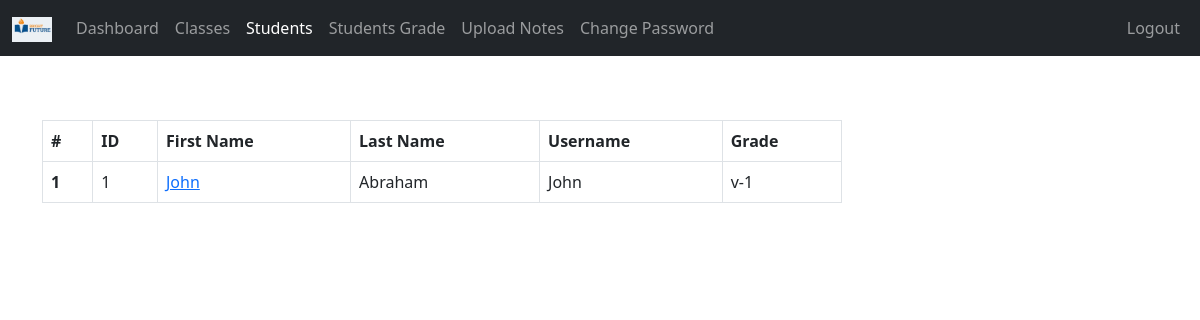
The app's page /Teacher/students_of_class.php?class_id=1 (signed in) with its own data.
### tables this page shows
CREATE TABLE `students` (
  `student_id` int(11) NOT NULL,
  `username` varchar(127) NOT NULL,
  `password` varchar(255) NOT NULL,
  `fname` varchar(127) NOT NULL,
  `lname` varchar(255) NOT NULL,
  `grade` int(11) NOT NULL,
  `section` int(11) NOT NULL,
  `address` varchar(31) NOT NULL,
  `gender` varchar(7) NOT NULL,
  `email_address` varchar(255) NOT NULL,
  `date_of_birth` date NOT NULL,
  `date_of_joined` timestamp NULL DEFAULT current_timestamp(),
  `parent_fname` varchar(127) NOT NULL,
  `parent_lname` varchar(127) NOT NULL,
  `parent_phone_number` varchar(31) NOT NULL
);

CREATE TABLE `grades` (
  `grade_id` int(11) NOT NULL,
  `grade` varchar(31) NOT NULL,
  `grade_code` varchar(31) NOT NULL
);

### Teacher/data/student.php (called while the page is built, shortened)
<?php
function getAllStudents($conn){
   $sql = "SELECT * FROM students";
   $stmt = $conn->prepare($sql);
   $stmt->execute();
   if ($stmt->rowCount() >= 1) {
     $students = $stmt->fetchAll();
     return $students;
   }else {
   	return 0;
   }
}

### Teacher/data/class.php (called while the page is built, shortened)
<?php
function getClassById($class_id, $conn){
   $sql = "SELECT * FROM class
           WHERE class_id=?";
   $stmt = $conn->prepare($sql);
   $stmt->execute([$class_id]);
   if ($stmt->rowCount() == 1) {
     $class = $stmt->fetch();
     return $class;
   }else {
    return 0;
   }
}

### Teacher/data/grade.php (called while the page is built, shortened)
<?php
function getGradeById($grade_id, $conn){
   $sql = "SELECT * FROM grades
           WHERE grade_id=?";
   $stmt = $conn->prepare($sql);
   $stmt->execute([$grade_id]);
   if ($stmt->rowCount() == 1) {
     $grade = $stmt->fetch();
     return $grade;
   }else {
    return 0;
   }
}

### Teacher/data/section.php (called while the page is built, shortened)
<?php
function getSectioById($section_id, $conn){
   $sql = "SELECT * FROM section
           WHERE section_id=?";
   $stmt = $conn->prepare($sql);
   $stmt->execute([$section_id]);
   if ($stmt->rowCount() == 1) {
     $section = $stmt->fetch();
     return $section;
   }else {
    return 0;
   }
}

### Teacher/students_of_class.php (the view, shortened to what this page needs)
<?php
if (isset($_SESSION['teacher_id']) &&
    isset($_SESSION['role'])) {
    if ($_SESSION['role'] == 'Teacher') {
       include "../DB_connection.php";
       include "data/student.php";
       include "data/grade.php";
       include "data/class.php";
       include "data/section.php";
       $class_id = $_GET['class_id'];
       $students = getAllStudents($conn);
       $class = getClassById($class_id, $conn);
 ?>
<!DOCTYPE html>
<html lang="en">
<head>
	<link rel="stylesheet" href="https://cdn.jsdelivr.net/npm/bootstrap@5.2.0/dist/css/bootstrap.min.css">
	<link rel="stylesheet" href="../css/style.css">
  <link rel="stylesheet" href="https://cdnjs.cloudflare.com/ajax/libs/font-awesome/4.7.0/css/font-awesome.min.css">
</head>
<body>
    <?php
    include "inc/navbar.php";
        if ($students != 0) {
     ?>
  <?php $i = 0; foreach ($students as $student ) {
       $g = getGradeById($class['grade'], $conn);
       $s = getSectioById($class['section'], $conn);
       if ($g['grade_id'] == $student['grade'] && $s['section_id'] == $student['section']) { $i++;
       if ($i == 1) {
    ?>
        <div class="container mt-5">
           <div class="table-responsive">
              <table class="table table-bordered mt-3 n-table">
                <thead>
                  <tr>
                    <th scope="col">#</th>
                    <th scope="col">ID</th>
                    <th scope="col">First Name</th>
                    <th scope="col">Last Name</th>
                    <th scope="col">Username</th>
                    <th scope="col">Grade</th>
                  </tr>
                </thead>
                <tbody>
              <?php } ?>
                  <tr>
                    <th scope="row"><?=$i?></th>
                    <td><?=$student['student_id']?></td>
                    <td>
                      <a href="student-grade.php?student_id=<?=$student['student_id']?>">
                        <?=$student['fname']?>
                      </a>
                    </td>
                    <td><?=$student['lname']?></td>
                    <td><?=$student['username']?></td>
                    <td>
                      <?php
                           $grade = $student['grade'];
                           $g_temp = getGradeById($grade, $conn);
                           if ($g_temp != 0) {
                              echo $g_temp['grade_code'].'-'.
                                     $g_temp['grade'];
                            }
                        ?>
                    </td>
                  </tr>
                <?php } } ?>
                </tbody>
              </table>
           </div>
         <?php } ?>
     </div>
</body>
</html>
<?php
  }else {
    header("Location: ../login.php");
    exit;
  }
}else {
	header("Location: ../login.php");
	exit;
}
?>

### css/style.css (style rules this page uses)
.n-table { max-width: 800px; }

### records on screen
students: student_id "1", fname "John", lname "Abraham", username "John", grades.grade_code "v", grades.grade "1"
